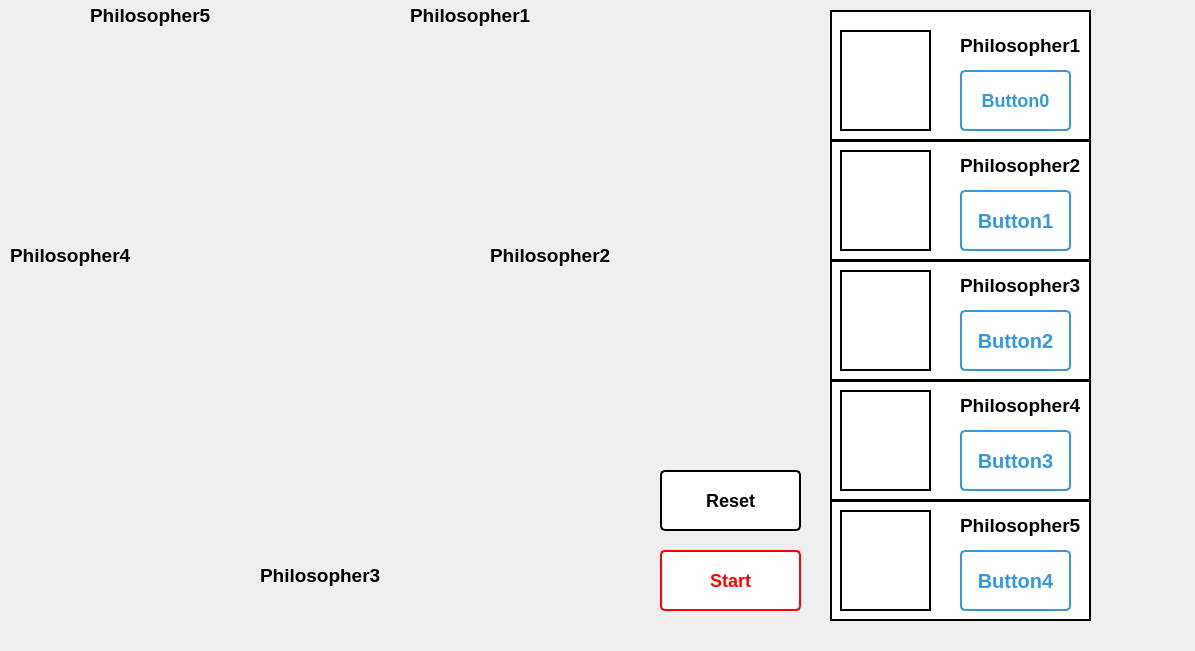
<?xml version="1.0" encoding="UTF-8"?>
<ui version="4.0">
 <class>MainWindow</class>
 <widget class="QMainWindow" name="MainWindow">
  <property name="geometry">
   <rect>
    <x>0</x>
    <y>0</y>
    <width>1195</width>
    <height>651</height>
   </rect>
  </property>
  <property name="sizePolicy">
   <sizepolicy hsizetype="Preferred" vsizetype="Preferred">
    <horstretch>0</horstretch>
    <verstretch>0</verstretch>
   </sizepolicy>
  </property>
  <property name="windowTitle">
   <string>MainWindow</string>
  </property>
  <widget class="QWidget" name="centralwidget">
   <widget class="QLabel" name="Table">
    <property name="geometry">
     <rect>
      <x>140</x>
      <y>90</y>
      <width>381</width>
      <height>381</height>
     </rect>
    </property>
    <property name="text">
     <string/>
    </property>
    <property name="pixmap">
     <pixmap resource="../test.qrc">:/newPrefix/table.png</pixmap>
    </property>
   </widget>
   <widget class="QLabel" name="spa1">
    <property name="geometry">
     <rect>
      <x>380</x>
      <y>260</y>
      <width>101</width>
      <height>111</height>
     </rect>
    </property>
    <property name="text">
     <string/>
    </property>
    <property name="pixmap">
     <pixmap resource="../test.qrc">:/newPrefix/spa1.png</pixmap>
    </property>
   </widget>
   <widget class="QLabel" name="spa2">
    <property name="geometry">
     <rect>
      <x>270</x>
      <y>350</y>
      <width>131</width>
      <height>111</height>
     </rect>
    </property>
    <property name="text">
     <string/>
    </property>
    <property name="pixmap">
     <pixmap resource="../test.qrc">:/newPrefix/spa1.png</pixmap>
    </property>
   </widget>
   <widget class="QLabel" name="spa3">
    <property name="geometry">
     <rect>
      <x>150</x>
      <y>270</y>
      <width>131</width>
      <height>111</height>
     </rect>
    </property>
    <property name="text">
     <string/>
    </property>
    <property name="pixmap">
     <pixmap resource="../test.qrc">:/newPrefix/spa1.png</pixmap>
    </property>
   </widget>
   <widget class="QLabel" name="spa5">
    <property name="geometry">
     <rect>
      <x>340</x>
      <y>140</y>
      <width>101</width>
      <height>101</height>
     </rect>
    </property>
    <property name="text">
     <string/>
    </property>
    <property name="pixmap">
     <pixmap resource="../test.qrc">:/newPrefix/spa1.png</pixmap>
    </property>
   </widget>
   <widget class="QLabel" name="spa4">
    <property name="geometry">
     <rect>
      <x>190</x>
      <y>140</y>
      <width>101</width>
      <height>101</height>
     </rect>
    </property>
    <property name="text">
     <string/>
    </property>
    <property name="pixmap">
     <pixmap resource="../test.qrc">:/newPrefix/spa1.png</pixmap>
    </property>
   </widget>
   <widget class="QLabel" name="fork2">
    <property name="geometry">
     <rect>
      <x>320</x>
      <y>310</y>
      <width>101</width>
      <height>121</height>
     </rect>
    </property>
    <property name="text">
     <string/>
    </property>
    <property name="pixmap">
     <pixmap resource="../test.qrc">:/newPrefix/fork2.png</pixmap>
    </property>
   </widget>
   <widget class="QLabel" name="fork1">
    <property name="geometry">
     <rect>
      <x>350</x>
      <y>180</y>
      <width>141</width>
      <height>141</height>
     </rect>
    </property>
    <property name="text">
     <string/>
    </property>
    <property name="pixmap">
     <pixmap resource="../test.qrc">:/newPrefix/fork1.png</pixmap>
    </property>
   </widget>
   <widget class="QLabel" name="fork3">
    <property name="geometry">
     <rect>
      <x>170</x>
      <y>310</y>
      <width>141</width>
      <height>131</height>
     </rect>
    </property>
    <property name="text">
     <string/>
    </property>
    <property name="pixmap">
     <pixmap resource="../test.qrc">:/newPrefix/fork3.png</pixmap>
    </property>
   </widget>
   <widget class="QLabel" name="fork4">
    <property name="geometry">
     <rect>
      <x>120</x>
      <y>190</y>
      <width>141</width>
      <height>131</height>
     </rect>
    </property>
    <property name="text">
     <string/>
    </property>
    <property name="pixmap">
     <pixmap resource="../test.qrc">:/newPrefix/fork4.png</pixmap>
    </property>
   </widget>
   <widget class="QLabel" name="fork0">
    <property name="geometry">
     <rect>
      <x>230</x>
      <y>90</y>
      <width>161</width>
      <height>161</height>
     </rect>
    </property>
    <property name="text">
     <string/>
    </property>
    <property name="pixmap">
     <pixmap resource="../test.qrc">:/newPrefix/fork0.png</pixmap>
    </property>
    <property name="scaledContents">
     <bool>true</bool>
    </property>
    <property name="wordWrap">
     <bool>false</bool>
    </property>
   </widget>
   <widget class="QLabel" name="face1">
    <property name="geometry">
     <rect>
      <x>400</x>
      <y>30</y>
      <width>131</width>
      <height>121</height>
     </rect>
    </property>
    <property name="text">
     <string/>
    </property>
    <property name="pixmap">
     <pixmap resource="../test.qrc">:/newPrefix/Philosopher/image/philosopher.png</pixmap>
    </property>
    <property name="scaledContents">
     <bool>true</bool>
    </property>
   </widget>
   <widget class="QLabel" name="face2">
    <property name="geometry">
     <rect>
      <x>480</x>
      <y>280</y>
      <width>131</width>
      <height>141</height>
     </rect>
    </property>
    <property name="text">
     <string/>
    </property>
    <property name="pixmap">
     <pixmap resource="../test.qrc">:/newPrefix/Philosopher/image/philosopher.png</pixmap>
    </property>
    <property name="scaledContents">
     <bool>true</bool>
    </property>
   </widget>
   <widget class="QLabel" name="face5">
    <property name="geometry">
     <rect>
      <x>90</x>
      <y>40</y>
      <width>121</width>
      <height>131</height>
     </rect>
    </property>
    <property name="text">
     <string/>
    </property>
    <property name="pixmap">
     <pixmap resource="../test.qrc">:/newPrefix/Philosopher/image/philosopher.png</pixmap>
    </property>
    <property name="scaledContents">
     <bool>true</bool>
    </property>
   </widget>
   <widget class="QLabel" name="face4">
    <property name="geometry">
     <rect>
      <x>20</x>
      <y>280</y>
      <width>131</width>
      <height>131</height>
     </rect>
    </property>
    <property name="text">
     <string/>
    </property>
    <property name="pixmap">
     <pixmap resource="../test.qrc">:/newPrefix/Philosopher/image/philosopher.png</pixmap>
    </property>
    <property name="scaledContents">
     <bool>true</bool>
    </property>
   </widget>
   <widget class="QLabel" name="face3">
    <property name="geometry">
     <rect>
      <x>250</x>
      <y>450</y>
      <width>131</width>
      <height>121</height>
     </rect>
    </property>
    <property name="text">
     <string/>
    </property>
    <property name="pixmap">
     <pixmap resource="../test.qrc">:/newPrefix/Philosopher/image/philosopher.png</pixmap>
    </property>
    <property name="scaledContents">
     <bool>true</bool>
    </property>
   </widget>
   <widget class="QPushButton" name="Start_button">
    <property name="geometry">
     <rect>
      <x>660</x>
      <y>550</y>
      <width>141</width>
      <height>61</height>
     </rect>
    </property>
    <property name="styleSheet">
     <string notr="true">QPushButton {
    background-color: white;
    border: 2px solid red; /* Change border color to red */
    border-radius: 5px;
    color: red; /* Set text color to red */
    padding: 5px 10px;
}

QPushButton {
    font-weight: bold;
	font-size: 18px; /* Make the font bold */
}
QPushButton:hover {
    background-color: red; /* Change background color on hover */
    color: white;
}</string>
    </property>
    <property name="text">
     <string>Start</string>
    </property>
   </widget>
   <widget class="QLabel" name="label">
    <property name="geometry">
     <rect>
      <x>410</x>
      <y>0</y>
      <width>121</width>
      <height>31</height>
     </rect>
    </property>
    <property name="text">
     <string>&lt;html&gt;&lt;head/&gt;&lt;body&gt;&lt;p&gt;&lt;span style=&quot; font-size:14pt; font-weight:700;&quot;&gt;Philosopher1&lt;/span&gt;&lt;/p&gt;&lt;/body&gt;&lt;/html&gt;</string>
    </property>
   </widget>
   <widget class="QLabel" name="label_2">
    <property name="geometry">
     <rect>
      <x>490</x>
      <y>240</y>
      <width>121</width>
      <height>31</height>
     </rect>
    </property>
    <property name="text">
     <string>&lt;html&gt;&lt;head/&gt;&lt;body&gt;&lt;p&gt;&lt;span style=&quot; font-size:14pt; font-weight:700;&quot;&gt;Philosopher2&lt;/span&gt;&lt;/p&gt;&lt;/body&gt;&lt;/html&gt;</string>
    </property>
   </widget>
   <widget class="QLabel" name="label_3">
    <property name="geometry">
     <rect>
      <x>260</x>
      <y>560</y>
      <width>121</width>
      <height>31</height>
     </rect>
    </property>
    <property name="text">
     <string>&lt;html&gt;&lt;head/&gt;&lt;body&gt;&lt;p&gt;&lt;span style=&quot; font-size:14pt; font-weight:700;&quot;&gt;Philosopher3&lt;/span&gt;&lt;/p&gt;&lt;/body&gt;&lt;/html&gt;</string>
    </property>
   </widget>
   <widget class="QLabel" name="label_4">
    <property name="geometry">
     <rect>
      <x>10</x>
      <y>240</y>
      <width>121</width>
      <height>31</height>
     </rect>
    </property>
    <property name="text">
     <string>&lt;html&gt;&lt;head/&gt;&lt;body&gt;&lt;p&gt;&lt;span style=&quot; font-size:14pt; font-weight:700;&quot;&gt;Philosopher4&lt;/span&gt;&lt;/p&gt;&lt;/body&gt;&lt;/html&gt;</string>
    </property>
   </widget>
   <widget class="QLabel" name="label_5">
    <property name="geometry">
     <rect>
      <x>90</x>
      <y>0</y>
      <width>121</width>
      <height>31</height>
     </rect>
    </property>
    <property name="text">
     <string>&lt;html&gt;&lt;head/&gt;&lt;body&gt;&lt;p&gt;&lt;span style=&quot; font-size:14pt; font-weight:700;&quot;&gt;Philosopher5&lt;/span&gt;&lt;/p&gt;&lt;/body&gt;&lt;/html&gt;</string>
    </property>
   </widget>
   <widget class="QWidget" name="Phi1" native="true">
    <property name="geometry">
     <rect>
      <x>830</x>
      <y>10</y>
      <width>261</width>
      <height>131</height>
     </rect>
    </property>
    <property name="autoFillBackground">
     <bool>false</bool>
    </property>
    <property name="styleSheet">
     <string notr="true">background-color: white; /* Set the background color to white */
border: 2px solid #000000; </string>
    </property>
    <widget class="QLabel" name="label_6">
     <property name="geometry">
      <rect>
       <x>130</x>
       <y>20</y>
       <width>121</width>
       <height>31</height>
      </rect>
     </property>
     <property name="styleSheet">
      <string notr="true">border: none;</string>
     </property>
     <property name="text">
      <string>&lt;html&gt;&lt;head/&gt;&lt;body&gt;&lt;p&gt;&lt;span style=&quot; font-size:14pt; font-weight:700;&quot;&gt;Philosopher1&lt;/span&gt;&lt;/p&gt;&lt;/body&gt;&lt;/html&gt;</string>
     </property>
    </widget>
    <widget class="QPushButton" name="Button0">
     <property name="geometry">
      <rect>
       <x>130</x>
       <y>60</y>
       <width>111</width>
       <height>61</height>
      </rect>
     </property>
     <property name="styleSheet">
      <string notr="true">QPushButton {
    background-color: white;
    border: 2px solid #3498db; /* Add a blue border */
    border-radius: 5px; /* Round the corners */
    color: #3498db; /* Set text color to blue */
    padding: 5px 10px; /* Add padding */
}
QPushButton {
    font-size: 18px;
	font-weight: bold; /* Change the font size to 12 pixels */
}
QPushButton:hover {
    background-color: #3498db; /* Change background color on hover */
    color: white; /* Change text color on hover */
}</string>
     </property>
     <property name="text">
      <string>Button0</string>
     </property>
    </widget>
    <widget class="QLabel" name="phi1">
     <property name="geometry">
      <rect>
       <x>10</x>
       <y>20</y>
       <width>91</width>
       <height>101</height>
      </rect>
     </property>
     <property name="text">
      <string/>
     </property>
     <property name="pixmap">
      <pixmap resource="../test.qrc">:/newPrefix/Philosopher/image/phi_thinking0.jpg</pixmap>
     </property>
     <property name="scaledContents">
      <bool>true</bool>
     </property>
    </widget>
   </widget>
   <widget class="QWidget" name="Phi2" native="true">
    <property name="geometry">
     <rect>
      <x>830</x>
      <y>140</y>
      <width>261</width>
      <height>121</height>
     </rect>
    </property>
    <property name="autoFillBackground">
     <bool>false</bool>
    </property>
    <property name="styleSheet">
     <string notr="true">background-color: white; /* Set the background color to white */
border: 2px solid #000000; </string>
    </property>
    <widget class="QPushButton" name="Button1">
     <property name="geometry">
      <rect>
       <x>130</x>
       <y>50</y>
       <width>111</width>
       <height>61</height>
      </rect>
     </property>
     <property name="styleSheet">
      <string notr="true">QPushButton {
    background-color: white;
    border: 2px solid #3498db; /* Add a blue border */
    border-radius: 5px; /* Round the corners */
    color: #3498db; /* Set text color to blue */
    padding: 5px 10px; /* Add padding */
}
QPushButton {
    font-size: 20px;
	font-weight: bold; /* Change the font size to 12 pixels */
}
QPushButton:hover {
    background-color: #3498db; /* Change background color on hover */
    color: white; /* Change text color on hover */
}</string>
     </property>
     <property name="text">
      <string>Button1</string>
     </property>
    </widget>
    <widget class="QLabel" name="phi2">
     <property name="geometry">
      <rect>
       <x>10</x>
       <y>10</y>
       <width>91</width>
       <height>101</height>
      </rect>
     </property>
     <property name="text">
      <string/>
     </property>
     <property name="pixmap">
      <pixmap resource="../test.qrc">:/newPrefix/Philosopher/image/phi_thinking0.jpg</pixmap>
     </property>
     <property name="scaledContents">
      <bool>true</bool>
     </property>
    </widget>
    <widget class="QLabel" name="label_7">
     <property name="geometry">
      <rect>
       <x>130</x>
       <y>10</y>
       <width>121</width>
       <height>31</height>
      </rect>
     </property>
     <property name="styleSheet">
      <string notr="true">border: none; /* Removes the border */
</string>
     </property>
     <property name="text">
      <string>&lt;html&gt;&lt;head/&gt;&lt;body&gt;&lt;p&gt;&lt;span style=&quot; font-size:14pt; font-weight:700;&quot;&gt;Philosopher2&lt;/span&gt;&lt;/p&gt;&lt;/body&gt;&lt;/html&gt;</string>
     </property>
    </widget>
   </widget>
   <widget class="QWidget" name="Phi3" native="true">
    <property name="geometry">
     <rect>
      <x>830</x>
      <y>260</y>
      <width>261</width>
      <height>121</height>
     </rect>
    </property>
    <property name="autoFillBackground">
     <bool>false</bool>
    </property>
    <property name="styleSheet">
     <string notr="true">background-color: white; /* Set the background color to white */
border: 2px solid #000000; </string>
    </property>
    <widget class="QLabel" name="phi3">
     <property name="geometry">
      <rect>
       <x>10</x>
       <y>10</y>
       <width>91</width>
       <height>101</height>
      </rect>
     </property>
     <property name="text">
      <string/>
     </property>
     <property name="pixmap">
      <pixmap resource="../test.qrc">:/newPrefix/Philosopher/image/phi_thinking0.jpg</pixmap>
     </property>
     <property name="scaledContents">
      <bool>true</bool>
     </property>
    </widget>
    <widget class="QLabel" name="label_8">
     <property name="geometry">
      <rect>
       <x>130</x>
       <y>10</y>
       <width>121</width>
       <height>31</height>
      </rect>
     </property>
     <property name="styleSheet">
      <string notr="true">border: none; /* Removes the border */
</string>
     </property>
     <property name="text">
      <string>&lt;html&gt;&lt;head/&gt;&lt;body&gt;&lt;p&gt;&lt;span style=&quot; font-size:14pt; font-weight:700;&quot;&gt;Philosopher3&lt;/span&gt;&lt;/p&gt;&lt;/body&gt;&lt;/html&gt;</string>
     </property>
    </widget>
    <widget class="QPushButton" name="Button2">
     <property name="geometry">
      <rect>
       <x>130</x>
       <y>50</y>
       <width>111</width>
       <height>61</height>
      </rect>
     </property>
     <property name="styleSheet">
      <string notr="true">QPushButton {
    background-color: white;
    border: 2px solid #3498db; /* Add a blue border */
    border-radius: 5px; /* Round the corners */
    color: #3498db; /* Set text color to blue */
    padding: 5px 10px; /* Add padding */
}
QPushButton {
    font-size: 20px;
	font-weight: bold; /* Change the font size to 12 pixels */
}
QPushButton:hover {
    background-color: #3498db; /* Change background color on hover */
    color: white; /* Change text color on hover */
}</string>
     </property>
     <property name="text">
      <string>Button2</string>
     </property>
    </widget>
   </widget>
   <widget class="QWidget" name="Phi4" native="true">
    <property name="geometry">
     <rect>
      <x>830</x>
      <y>380</y>
      <width>261</width>
      <height>121</height>
     </rect>
    </property>
    <property name="autoFillBackground">
     <bool>false</bool>
    </property>
    <property name="styleSheet">
     <string notr="true">background-color: white; /* Set the background color to white */
border: 2px solid #000000; </string>
    </property>
    <widget class="QLabel" name="phi4">
     <property name="geometry">
      <rect>
       <x>10</x>
       <y>10</y>
       <width>91</width>
       <height>101</height>
      </rect>
     </property>
     <property name="text">
      <string/>
     </property>
     <property name="pixmap">
      <pixmap resource="../test.qrc">:/newPrefix/Philosopher/image/phi_thinking0.jpg</pixmap>
     </property>
     <property name="scaledContents">
      <bool>true</bool>
     </property>
    </widget>
    <widget class="QLabel" name="label_9">
     <property name="geometry">
      <rect>
       <x>130</x>
       <y>10</y>
       <width>121</width>
       <height>31</height>
      </rect>
     </property>
     <property name="styleSheet">
      <string notr="true">border: none; /* Removes the border */
</string>
     </property>
     <property name="text">
      <string>&lt;html&gt;&lt;head/&gt;&lt;body&gt;&lt;p&gt;&lt;span style=&quot; font-size:14pt; font-weight:700;&quot;&gt;Philosopher4&lt;/span&gt;&lt;/p&gt;&lt;/body&gt;&lt;/html&gt;</string>
     </property>
    </widget>
    <widget class="QPushButton" name="Button3">
     <property name="geometry">
      <rect>
       <x>130</x>
       <y>50</y>
       <width>111</width>
       <height>61</height>
      </rect>
     </property>
     <property name="styleSheet">
      <string notr="true">QPushButton {
    background-color: white;
    border: 2px solid #3498db; /* Add a blue border */
    border-radius: 5px; /* Round the corners */
    color: #3498db; /* Set text color to blue */
    padding: 5px 10px; /* Add padding */
}
QPushButton {
    font-size: 20px;
	font-weight: bold; /* Change the font size to 12 pixels */
}
QPushButton:hover {
    background-color: #3498db; /* Change background color on hover */
    color: white; /* Change text color on hover */
}</string>
     </property>
     <property name="text">
      <string>Button3</string>
     </property>
    </widget>
   </widget>
   <widget class="QWidget" name="Phi5" native="true">
    <property name="geometry">
     <rect>
      <x>830</x>
      <y>500</y>
      <width>261</width>
      <height>121</height>
     </rect>
    </property>
    <property name="autoFillBackground">
     <bool>false</bool>
    </property>
    <property name="styleSheet">
     <string notr="true">background-color: white; /* Set the background color to white */
border: 2px solid #000000; </string>
    </property>
    <widget class="QLabel" name="phi5">
     <property name="geometry">
      <rect>
       <x>10</x>
       <y>10</y>
       <width>91</width>
       <height>101</height>
      </rect>
     </property>
     <property name="text">
      <string/>
     </property>
     <property name="pixmap">
      <pixmap resource="../test.qrc">:/newPrefix/Philosopher/image/phi_thinking0.jpg</pixmap>
     </property>
     <property name="scaledContents">
      <bool>true</bool>
     </property>
    </widget>
    <widget class="QLabel" name="label_10">
     <property name="geometry">
      <rect>
       <x>130</x>
       <y>10</y>
       <width>121</width>
       <height>31</height>
      </rect>
     </property>
     <property name="styleSheet">
      <string notr="true">border: none; /* Removes the border */
</string>
     </property>
     <property name="text">
      <string>&lt;html&gt;&lt;head/&gt;&lt;body&gt;&lt;p&gt;&lt;span style=&quot; font-size:14pt; font-weight:700;&quot;&gt;Philosopher5&lt;/span&gt;&lt;/p&gt;&lt;/body&gt;&lt;/html&gt;</string>
     </property>
    </widget>
    <widget class="QPushButton" name="Button4">
     <property name="geometry">
      <rect>
       <x>130</x>
       <y>50</y>
       <width>111</width>
       <height>61</height>
      </rect>
     </property>
     <property name="styleSheet">
      <string notr="true">QPushButton {
    background-color: white;
    border: 2px solid #3498db; /* Add a blue border */
    border-radius: 5px; /* Round the corners */
    color: #3498db; /* Set text color to blue */
    padding: 5px 10px; /* Add padding */
}
QPushButton {
    font-size: 20px;
	font-weight: bold; /* Change the font size to 12 pixels */
}
QPushButton:hover {
    background-color: #3498db; /* Change background color on hover */
    color: white; /* Change text color on hover */
}</string>
     </property>
     <property name="text">
      <string>Button4</string>
     </property>
    </widget>
   </widget>
   <widget class="QPushButton" name="Reset_button">
    <property name="geometry">
     <rect>
      <x>660</x>
      <y>470</y>
      <width>141</width>
      <height>61</height>
     </rect>
    </property>
    <property name="styleSheet">
     <string notr="true">QPushButton {
    background-color: white;
    border: 2px solid black; /* Change border color to red */
    border-radius: 5px;
    color: black; /* Set text color to red */
    padding: 5px 10px;
    font-weight: bold;
	font-size: 18px; /* Make the font bold */
}
QPushButton:hover {
    background-color: black; /* Change background color on hover */
    color: white;
}</string>
    </property>
    <property name="text">
     <string>Reset</string>
    </property>
   </widget>
   <zorder>Phi5</zorder>
   <zorder>Phi4</zorder>
   <zorder>Phi3</zorder>
   <zorder>Phi2</zorder>
   <zorder>Phi1</zorder>
   <zorder>Table</zorder>
   <zorder>spa1</zorder>
   <zorder>spa2</zorder>
   <zorder>spa3</zorder>
   <zorder>spa5</zorder>
   <zorder>spa4</zorder>
   <zorder>fork2</zorder>
   <zorder>fork1</zorder>
   <zorder>fork3</zorder>
   <zorder>fork4</zorder>
   <zorder>fork0</zorder>
   <zorder>face1</zorder>
   <zorder>face2</zorder>
   <zorder>face5</zorder>
   <zorder>face4</zorder>
   <zorder>face3</zorder>
   <zorder>Start_button</zorder>
   <zorder>label</zorder>
   <zorder>label_2</zorder>
   <zorder>label_3</zorder>
   <zorder>label_4</zorder>
   <zorder>label_5</zorder>
   <zorder>Reset_button</zorder>
  </widget>
 </widget>
 <resources>
  <include location="../test.qrc"/>
 </resources>
 <connections/>
</ui>
